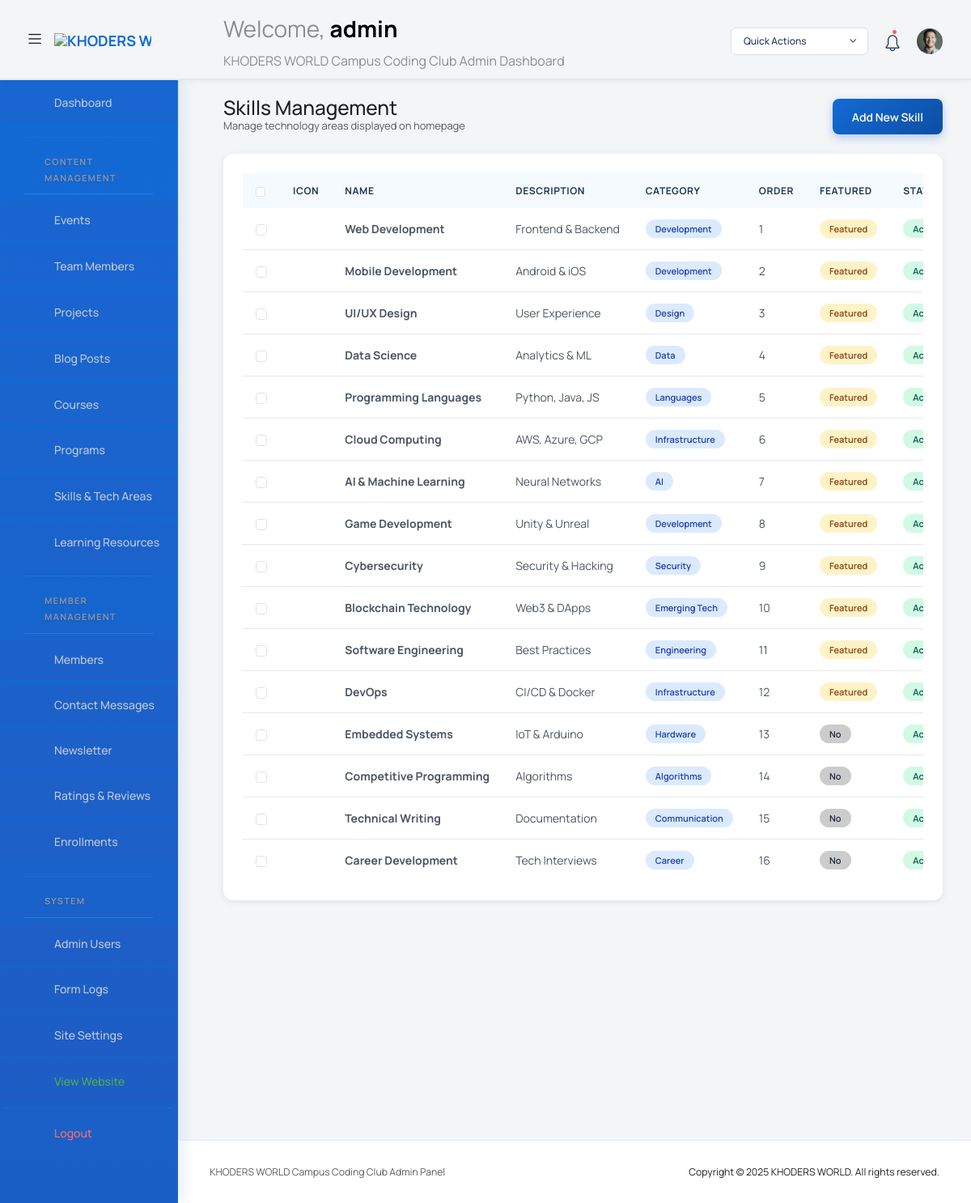
Screenshot of /admin/index.php?route=skills (signed in) with the database file from the repository.
### tables this page shows
CREATE TABLE IF NOT EXISTS skills (
    id INT AUTO_INCREMENT PRIMARY KEY,
    name VARCHAR(100) NOT NULL,
    icon VARCHAR(50),
    description VARCHAR(255),
    category VARCHAR(100),
    status ENUM('active', 'inactive') DEFAULT 'active',
    is_featured BOOLEAN DEFAULT FALSE,
    order_index INT DEFAULT 0,
    created_at TIMESTAMP DEFAULT CURRENT_TIMESTAMP,
    updated_at TIMESTAMP DEFAULT CURRENT_TIMESTAMP ON UPDATE CURRENT_TIMESTAMP,
    INDEX idx_status (status),
    INDEX idx_featured (is_featured),
    INDEX idx_order (order_index)
);

### admin/index.php (called while the page is built, shortened)
<?php
require_once '../config/auth.php';
require_once __DIR__ . '/template.php';

### config/auth.php (called while the page is built, shortened)
<?php
class Auth {
    public static function user() {
        $userData = [
            'id' => $_SESSION['admin_id'] ?? 0,
            'username' => $_SESSION['admin_username'] ?? 'Unknown',
            'role' => $_SESSION['admin_role'] ?? 'editor',
            'login_time' => $_SESSION['login_time'] ?? time()
        ];
        if (!empty($_SESSION['admin_id'])) {
            try {
                $database = new Database();
                $db = $database->getConnection();
                if ($db) {
                    $stmt = $db->prepare("SELECT email, role FROM admins WHERE id = ? LIMIT 1");
                    $stmt->execute([$_SESSION['admin_id']]);
                    $dbUser = $stmt->fetch();
                    if ($dbUser) {
                        $userData['email'] = $dbUser['email'];
                        $userData['role'] = $dbUser['role'];
                    }
                }
            } catch (PDOException $e) {
            }
        }
        return $userData;
    }
}
?>

### admin/pages/skills.php (the view, shortened to what this page needs)
<?php
$database = new Database();
$db = $database->getConnection();
$query = "SELECT * FROM skills ORDER BY is_featured DESC, order_index ASC, name ASC";
$stmt = $db->prepare($query);
$stmt->execute();
$skills = $stmt->fetchAll(PDO::FETCH_ASSOC);
?>
<div class="content-wrapper">
    <div class="row">
        <div class="col-12">
            <div class="d-flex justify-content-between align-items-center mb-4">
                <div>
                    <h3 class="mb-0 font-weight-bold">Skills Management</h3>
                    <p class="text-muted mb-0">Manage technology areas displayed on homepage</p>
                </div>
                <button class="btn btn-primary" data-bs-toggle="modal" data-bs-target="#skillModal" onclick="resetForm()">
                    <i class="bi bi-plus-circle"></i> Add New Skill
                </button>
            </div>
        </div>
    </div>
    <div class="row">
        <div class="col-12">
            <div class="card">
                <div class="card-body">
                    <div class="table-responsive">
                        <table class="table table-hover">
                            <thead>
                                <tr>
                                    <th width="40">
                                        <input type="checkbox" class="form-check-input" id="selectAll">
                                    </th>
                                    <th width="60">Icon</th>
                                    <th>Name</th>
                                    <th>Description</th>
                                    <th>Category</th>
                                    <th width="80">Order</th>
                                    <th width="100">Featured</th>
                                    <th width="100">Status</th>
                                </tr>
                            </thead>
                            <tbody>
                                <?php if (empty($skills)): ?>
                                    <tr>
                                        <td colspan="9" class="text-center text-muted py-4">
                                            <i class="bi bi-inbox" style="font-size: 3rem;"></i>
                                            <p class="mb-0 mt-2">No skills yet. Create one to get started!</p>
                                        </td>
                                    </tr>
                                <?php else: ?>
                                    <?php foreach ($skills as $skill): ?>
                                        <tr>
                                            <td>
                                                <input type="checkbox" class="form-check-input row-checkbox">
                                            </td>
                                            <td>
                                            </td>
                                            <td>
                                                <strong><?php echo htmlspecialchars($skill['name']); ?></strong>
                                            </td>
                                            <td><?php echo htmlspecialchars($skill['description']); ?></td>
                                            <td>
                                                <span class="badge bg-info"><?php echo htmlspecialchars($skill['category']); ?></span>
                                            </td>
                                            <td><?php echo $skill['order_index']; ?></td>
                                            <td>
                                                <?php if ($skill['is_featured']): ?>
                                                    <span class="badge bg-warning text-dark">Featured</span>
                                                <?php else: ?>
                                                    <span class="badge bg-light text-dark">No</span>
                                                <?php endif; ?>
                                            </td>
                                            <td>
                                                <?php if ($skill['status'] === 'active'): ?>
                                                    <span class="badge bg-success">Active</span>
                                                <?php else: ?>
                                                    <span class="badge bg-danger">Inactive</span>
                                                <?php endif; ?>
                                            </td>
                                        </tr>
                                    <?php endforeach; ?>
                                <?php endif; ?>
                            </tbody>
                        </table>
                    </div>
                </div>
            </div>
        </div>
    </div>
</div>

### admin/partials/_navbar.php (shortened to what this page needs)
<nav class="navbar default-layout col-lg-12 col-12 p-0 fixed-top d-flex align-items-top flex-row">
  <div class="text-center navbar-brand-wrapper d-flex align-items-center justify-content-start">
    <div class="me-3">
      <button class="navbar-toggler navbar-toggler align-self-center" type="button" data-bs-toggle="minimize">
        <span class="icon-menu"></span>
      </button>
    </div>
    <div>
      <a class="navbar-brand brand-logo" href="index.php">
        <img src="assets/images/logo.svg" alt="KHODERS WORLD logo" />
      </a>
    </div>
  </div>
  <div class="navbar-menu-wrapper d-flex align-items-top">
    <ul class="navbar-nav">
      <li class="nav-item font-weight-semibold d-none d-lg-block ms-0">
        <h1 class="welcome-text">Welcome, <span class="text-black fw-bold"><?php echo htmlspecialchars($user['username'] ?? 'Admin'); ?></span></h1>
        <h3 class="welcome-sub-text">KHODERS WORLD Campus Coding Club Admin Dashboard</h3>
      </li>
    </ul>
    <ul class="navbar-nav ms-auto">
      <li class="nav-item dropdown d-none d-lg-block">
        <a class="nav-link dropdown-bordered dropdown-toggle dropdown-toggle-split" id="messageDropdown" href="#" data-bs-toggle="dropdown" aria-expanded="false"> Quick Actions </a>
      </li>
      <li class="nav-item dropdown">
        <a class="nav-link count-indicator" id="countDropdown" href="#" data-bs-toggle="dropdown" aria-expanded="false">
          <i class="icon-bell"></i>
          <span class="count"></span>
        </a>
      </li>
      <li class="nav-item dropdown d-none d-lg-block user-dropdown">
        <a class="nav-link" id="UserDropdown" href="#" data-bs-toggle="dropdown" aria-expanded="false">
          <img class="img-xs rounded-circle" src="assets/images/faces/face8.jpg" alt="Profile image"> </a>
      </li>
    </ul>
  </div>
</nav>

### admin/assets/css/khoders-custom.css (style rules this page uses)
:root { --khoders-primary: #4B49AC; --khoders-secondary: #98BDFF; --khoders-success: #57B657; --khoders-info: #248AFD; --khoders-warning: #FFC100; --khoders-danger: #FF4747; --khoders-light: #F8F9FA; --khoders-dark: #1F2937; }
.navbar .navbar-brand-wrapper .navbar-brand img { max-width: 120px; height: auto; }
.welcome-text { color: var(--khoders-primary); }
.welcome-sub-text { color: var(--khoders-dark); font-size: 0.875rem; margin-top: 0.25rem; }
.badge.bg-success { background-color: var(--khoders-success) !important; }
.badge.bg-warning { background-color: var(--khoders-warning) !important; }
.btn-primary { background-color: var(--khoders-primary); border-color: var(--khoders-primary); }

### admin/template.php (style rules this page uses)
:root { --eth-blue: #136ad5; --eth-dark: #223a58; --eth-light: #f5faff; }
.card { border: none !important; border-radius: 12px !important; box-shadow: 0 2px 8px rgba(0,0,0,0.08) !important; transition: all 0.3s cubic-bezier(0.4, 0, 0.2, 1) !important; background: #ffffff !important; }
.card-body { padding: 24px !important; }
.btn { border-radius: 8px !important; font-weight: 600 !important; transition: all 0.2s ease !important; border: none !important; font-size: 14px !important; }
.btn-primary { background: linear-gradient(135deg, #136ad5 0%, #0d4fa3 100%) !important; color: white !important; box-shadow: 0 4px 12px rgba(19, 106, 213, 0.3) !important; }
.table thead th { background: #f5faff !important; color: #223a58 !important; font-weight: 700 !important; border: none !important; padding: 14px 16px !important; font-size: 12px !important; text-transform: uppercase !important; letter-spacing: 0.6px !important; }
.table tbody td { padding: 14px 16px !important; border-bottom: 1px solid #E5E7EB !important; color: #4B5563 !important; font-size: 14px !important; }
.table tbody tr { transition: all 0.2s ease !important; }
.table tbody tr:last-child td { border-bottom: none !important; }
.badge { padding: 6px 12px !important; border-radius: 20px !important; font-weight: 600 !important; font-size: 11px !important; }
.badge.bg-success { background: #D1FAE5 !important; color: #065F46 !important; }
.badge.bg-warning { background: #FEF3C7 !important; color: #92400E !important; }
.badge.bg-info { background: #DBEAFE !important; color: #1E40AF !important; }
.navbar { background: white !important; border-bottom: 2px solid #E5E7EB !important; box-shadow: 0 2px 8px rgba(0,0,0,0.04) !important; }
.navbar-brand { font-weight: 700 !important; color: #136ad5 !important; font-size: 18px !important; }
.navbar .nav-link { color: #223a58 !important; font-weight: 500 !important; }

### admin/pages/skills.php (style rules this page uses)
.table tbody tr { transition: all 0.2s ease !important; }

### rows the page displays
skills: name "Web Development", description "Frontend & Backend", category "Development", order_index "1", is_featured "Featured", status "Active"
skills: name "Mobile Development", description "Android & iOS", category "Development", order_index "2", is_featured "Featured", status "Active"
skills: name "UI/UX Design", description "User Experience", category "Design", order_index "3", is_featured "Featured", status "Active"
skills: name "Data Science", description "Analytics & ML", category "Data", order_index "4", is_featured "Featured", status "Active"
skills: name "Programming Languages", description "Python, Java, JS", category "Languages", order_index "5", is_featured "Featured", status "Active"
skills: name "Cloud Computing", description "AWS, Azure, GCP", category "Infrastructure", order_index "6", is_featured "Featured", status "Active"
skills: name "AI & Machine Learning", description "Neural Networks", category "AI", order_index "7", is_featured "Featured", status "Active"
skills: name "Game Development", description "Unity & Unreal", category "Development", order_index "8", is_featured "Featured", status "Active"
skills: name "Cybersecurity", description "Security & Hacking", category "Security", order_index "9", is_featured "Featured", status "Active"
skills: name "Blockchain Technology", description "Web3 & DApps", category "Emerging Tech", order_index "10", is_featured "Featured", status "Active"
skills: name "Software Engineering", description "Best Practices", category "Engineering", order_index "11", is_featured "Featured", status "Active"
skills: name "DevOps", description "CI/CD & Docker", category "Infrastructure", order_index "12", is_featured "Featured", status "Active"
skills: name "Embedded Systems", description "IoT & Arduino", category "Hardware", order_index "13", is_featured "No", status "Active"
skills: name "Competitive Programming", description "Algorithms", category "Algorithms", order_index "14", is_featured "No", status "Active"
skills: name "Technical Writing", description "Documentation", category "Communication", order_index "15", is_featured "No", status "Active"
skills: name "Career Development", description "Tech Interviews", category "Career", order_index "16", is_featured "No", status "Active"

### other values shown
$user['username'] "admin"
